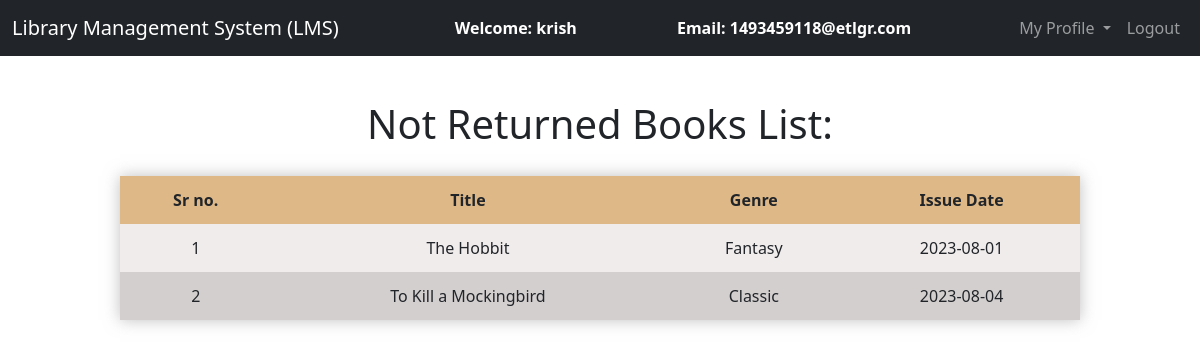
The app's page /issuedbook.php (signed in) with its own data.
### tables this page shows
CREATE TABLE `users` (
  `user_id` int(11) NOT NULL,
  `full_name` varchar(100) NOT NULL,
  `email` varchar(100) NOT NULL,
  `phone` varchar(20) NOT NULL,
  `username` varchar(50) NOT NULL,
  `password` varchar(100) NOT NULL
);

CREATE TABLE `issue` (
  `issue_id` int(11) NOT NULL,
  `user_id` int(11) DEFAULT NULL,
  `book_id` int(11) DEFAULT NULL,
  `issue_date` date DEFAULT NULL,
  `return_date` date DEFAULT NULL
);

CREATE TABLE `books` (
  `book_id` int(11) NOT NULL,
  `book_title` varchar(200) NOT NULL,
  `genre` varchar(50) NOT NULL,
  `PublishedYear` int(11) DEFAULT NULL,
  `author_id` int(11) DEFAULT NULL
);

### issuedbook.php (the view, shortened to what this page needs)
<?php
    include '_dbconnect.php';
    $username = $_SESSION['username'];
    $sql1 = "SELECT * FROM users WHERE username = '$username';";
    $result = $conn->query($sql1);
    $row = $result->fetch_assoc();
    $fname = $row['full_name'];
    $email = $row['email'];
    $uid = $row['user_id'];
    $sql = " SELECT b.book_title, b.genre, i.issue_date
    FROM books b
    INNER JOIN issue i ON b.book_id = i.book_id
    WHERE user_id = $uid AND (i.return_date is  null or i.return_date > CURRENT_DATE);
";
    $result= $conn->query($sql);
?>
<!DOCTYPE html>
<html lang="en">
<head>
    <link href="https://cdn.jsdelivr.net/npm/bootstrap@5.3.1/dist/css/bootstrap.min.css" rel="stylesheet"
 />
</head>
<body>
    <nav class="navbar navbar-expand-lg navbar-dark bg-dark">
        <div class="container-fluid">
            <div class="navbar-header">
                <a class="navbar-brand" href="admin_dashboard.php">Library Management System (LMS)</a>
            </div>
            <font style="color: white"><span><strong>Welcome: <?php echo $fname;?></strong></span></font>
            <font style="color: white"><span><strong>Email: <?php echo $email;?></strong></font>
            <ul class="nav navbar-nav navbar-right">
                <li class="nav-item dropdown">
                    <a class="nav-link dropdown-toggle" href="#" role="button" data-bs-toggle="dropdown"
                        aria-expanded="false">
                        My Profile
                    </a>
                </li>
                <li class="nav-item">
                    <a class="nav-link" href="logout.php">Logout</a>
                </li>
            </ul>
        </div>
    </nav><br>
    <h1>Not Returned Books List:</h1>
    <div class="table-container">
        <table>
            <tbody>
                <tr>
                    <th>Sr no.</th>
                    <th>Title</th>
                    <th>Genre</th>
                    <th>Issue Date</th>
                </tr>
             <?php
                    $i= 1;
                while($row = $result->fetch_assoc()){
                   echo "<tr>
                        <td>".$i."</td>
                        <td>".$row['book_title']."</td>
                        <td>".$row['genre']."</td>
                        <td>".$row['issue_date']."</td>
                    </tr>";
                    $i++;
                }
             ?>
            </tbody>
        </table>
    </div>
</body>
</html>

### issuedbook.php (style rules this page uses)
h1 { text-align: center; margin-top: 20px; }
.table-container { display: flex; justify-content: center; }
table { border-collapse: collapse; width: 80%; max-width: 1000px; margin: 20px auto; box-shadow: 0 0 15px color(display-p3 0.63 0.63 0.63 / 0.67); background-color: #f1ecec; }
th { background-color: burlywood; }
tr:nth-child(odd) { background-color: #d4cfcf; }
td, th { padding: 12px; text-align: center; }

### records on screen
users: full_name "krish", email "1493459118@etlgr.com"
issue: book.book_title "The Hobbit", book.genre "Fantasy", issue_date "2023-08-01"
issue: book.book_title "To Kill a Mockingbird", book.genre "Classic", issue_date "2023-08-04"
